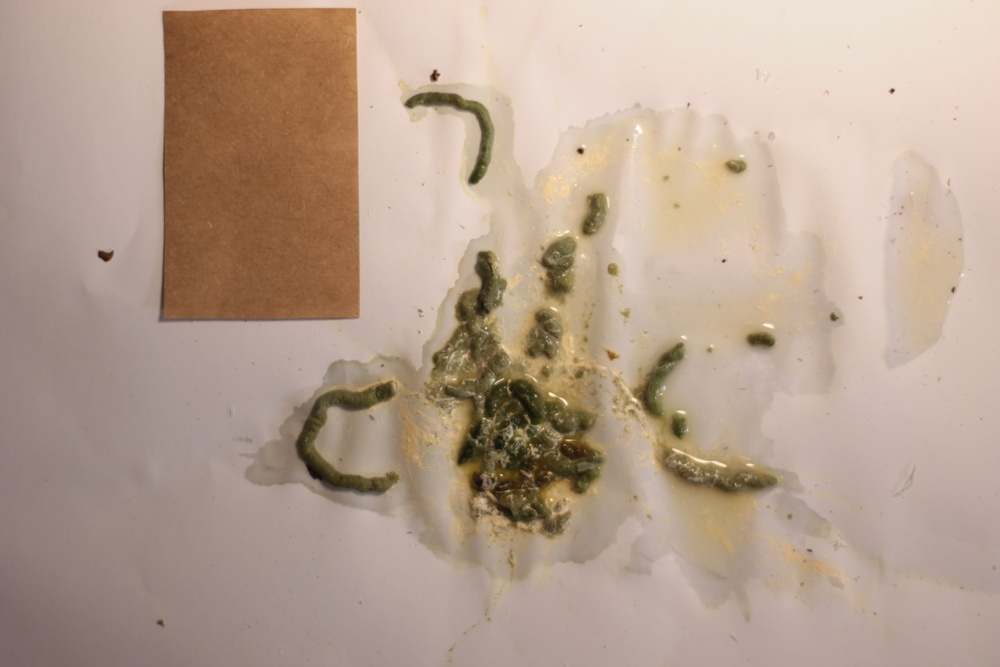
#> input picture img-db/IMG_8777.JPG, 1000 x 667 px, shrunk from 4272 x 2848 before the run, found by its file name
$ jupyter execute --allow-errors first-notebook.ipynb
#> lines starting #> are read from the running program, lines starting #| are printed output that depends on the picture; after the words box and inside, x2 and y2 are one past the last pixel; in counts of white or black regions, pixels touching at a corner belong together; long printed decimals are rounded
[cell 1]
# RRM nUSP 6516211
# SCC5830 (2022/1)
# Final Project = Morphological characterization of bird droppings using img. proc. techniques

# #Objectives:
# a) total area, area of solid green phase, area of the white on liquid phase;
# b) presence and intensity of red (indicative of blood);
# c) presence of 'dots' from undigested food on the solid phase;
# d) nº of segments of the solid part;

# #Overview of steps:
# * remove background
# * (a) from not bg isolate ref rectangle and count its pixels
# * (a,d) isolate all poop and normalize
#   - count its pixels
#   - spread/texture measurement (diarhea measurement)
#   - overall parameter to directly compare with other images:
#       . hist 95% confidence distances
#       . Haralick or bag of features 95% confid distances
#       . fourier 95% confid distances
# * from all poop isolate green poop:
#   - (a) count its pixels
#   - (d) spread/texture measurement
#   - (b) redish histogram
#   - (c) histogram
# * from all poop isolate white and yellowish histogram

# #Overview of development
# I started developing the code before the lessons of segmentation, so I've ended developing an alternative way to image segmentation.
# This alternative way is poor in performance and will be changed, but I've decided to keep in this partial step for documentation.
# The first step was to explore the image to gain insights on how to segment using the information of color, since the intuitive human perception probably use this info in this case.
# Channels of RGB and HSV spaces were observed.
# Two functions called 'white_limiar' and 'color_limiar' where created to segment the background and the reference card, respectivelly.
# From the image with the segmented reference card of a known size, the conversion factor mm²/pixel was calculated.
# It appears to be reasonable to assume a constant factor for the image because the image is plain (constant focal distance for the entire frame).
# A low pass filter was used to try to segment the reference card, but it was not sucessful
# The green and red histograms were also explored.

#> (a cell that did not finish here is left out)

[cell 3]
import numpy as np
import imageio
import matplotlib as mpl, matplotlib.pyplot as plt
#import matplotlib as mpl

[cell 4]
# [4 lines of commented-out code are left out]

[cell 5]
# Read input
#img_in = (imageio.imread("sample-imgs/sample-photo1-crop.jpg")).astype(np.uint8)
img_in = (imageio.imread("img-db/IMG_8777.JPG")).astype(np.uint8)
#> img_in is the input picture: shape (667, 1000, 3); mean R, G, B 182.4, 160, 143.7
ref_size = 86 * 55 #[mm]

[cell 6]
print(img_in.shape, np.min(img_in), np.max(img_in))
#| (667, 1000, 3) 2 255
#plt.figure(figsize=(5,8))
plt.imshow(img_in)
plt.figure(figsize=(15,5))
plt.subplot(131); plt.imshow(img_in[:,:,0], cmap='gray')
plt.subplot(132); plt.imshow(img_in[:,:,1], cmap='gray')
plt.subplot(133); plt.imshow(img_in[:,:,2], cmap='gray')

[cell 7]
img_hsv = mpl.colors.rgb_to_hsv(img_in)
#> img_hsv: shape (667, 1000, 3) float32; mean of channels 0, 1, 2 0.1, 0.2, 182.4
plt.figure(figsize=(15,5))
plt.subplot(131); plt.imshow(img_hsv[:,:,0], cmap='hsv'); plt.colorbar()
plt.subplot(132); plt.imshow(img_hsv[:,:,1], cmap='gray'); plt.colorbar(); plt.title("Saturation")
plt.subplot(133); plt.imshow(img_hsv[:,:,2], cmap='gray'); plt.colorbar(); plt.title("Value")

[cell 8]
def img_norm(im, high=255):  # Normalize and coerce to uint8
    im_low = im-np.min(im)  # Shift the low value to 0
    im_norm = (im_low*high/np.max(im_low)).astype(np.uint8)  # Adjust the range to a maximum of 255
    return im_norm

[cell 9]
c1 = 0.7
c2 = 80
condition = (img_hsv[:,:,1] > c1) & ((img_hsv[:,:,2] < c2) | (img_hsv[:,:,2] > 200))
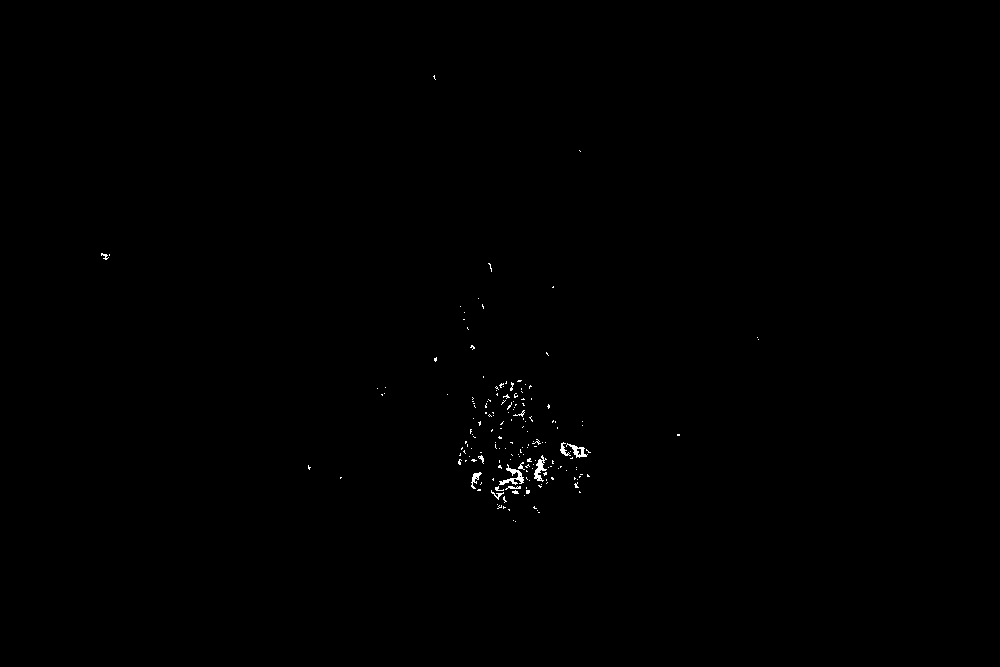
#> condition: shape (667, 1000) bool; 0.21% white in thin lines or dots, all inside (x1, y1, x2, y2) = (101, 75, 759, 522)
idx_filter = np.where(condition)
#> idx_filter = 1423 positions, rows 75 to 521, columns 101 to 758

img_temp = (255*np.ones(img_in.shape).astype(np.uint8))
img_temp[idx_filter] = img_in[idx_filter]
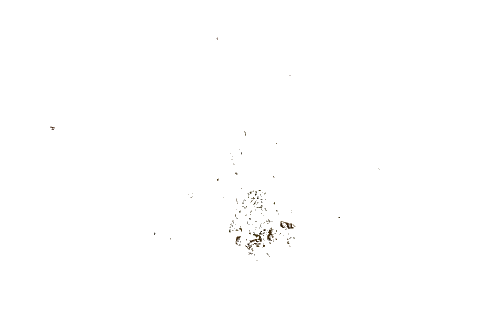
#> img_temp: shape (667, 1000, 3) (shown at 1/2 size); mean R, G, B 254.6, 254.5, 254.5
#img_temp = img_norm(img_temp)
plt.figure(figsize=(6,15))
plt.imshow(img_temp)#[:,:,2], cmap='gray');# plt.colorbar()
#imageio.imsave("sel2.jpg",img_temp)

[cell 10]
def limiar_search(img_ipt, t0=120, print_t=False):  # Otsu segmentation
#> called with t0 = 120, print_t = False
    search_t = True
    t = t0  # inital threshold
    while search_t:
        g1 = img_ipt[img_ipt > t]
        g2 = img_ipt[img_ipt <= t]

        mu1 = g1.mean()
        mu2 = g2.mean()

        t_old = t
        t = 0.5*(mu1+mu2)

        if abs(t-t_old) < 0.5:
            search_t = False
#> this loop made 8 passes
#> (mu1, mu2, t_old, t) on passes 2 to 8: (179.7, 105.3, 135.8, 142.5), (182.8, 112.8, 142.5, 147.8), (184.7, 116.6, 147.8, 150.7), (185.8, 118.8, 150.7, 152.3), (186.6, 120.3, 152.3, 153.5), (187.1, 121.3, 153.5, 154.2), (187.4, 121.8, 154.2, 154.6)

    img_out = np.zeros(img_ipt.shape)
    img_out[img_ipt > t] = 255
    if print_t:
        print(t)

    return img_out.astype(np.uint8)

[cell 11]
plt.imshow(limiar_search(img_in[:,:,0]*0.299 + img_in[:,:,1]*0.587 + img_in[:,:,2]*0.114), cmap='gray'); plt.colorbar()

[cell 12]
plt.imshow(limiar_search(img_norm(img_hsv[:,:,1]), print_t=True), cmap='gray'); plt.colorbar()
#> the loop in limiar_search (call 2), `while search_t:` made 4 passes
#> (mu1, mu2, t_old, t, search_t) on pass 4: (141.9, 39.03, 90.92, 90.45, False)
#| 90.451

[cell 13]
def limiar_range(img_ipt, t, ranget):
#> called with t = 130, ranget = 30
    img_out = np.zeros(img_ipt.shape)
#> img_out: shape (667, 1000) float64; every value is 0
    img_out[(img_ipt > t - ranget) & (img_ipt < t + ranget)] = 255
#> img_out: shape (667, 1000) float64; 12.8% white; 247 white regions (206 under 20 px), largest, box (x1, y1, x2, y2) and area: (162, 8, 360, 319) 46901, (423, 236, 605, 542) 22530, (629, 343, 777, 539) 6590

    return img_out

[cell 14]
plt.imshow(limiar_range(img_norm(img_hsv[:,:,1]), 130, 30), cmap='gray'); plt.colorbar()

[cell 15]
pixel_to_area = ref_size/np.sum(limiar_range(img_norm(img_hsv[:,:,1]), 130, 30) > 250)
#> pixel_to_area = 0.0556

[cell 16]
"{:.2} [mm/pixel]".format(pixel_to_area)
#> Out = '0.056 [mm/pixel]'

[cell 17]
def color_limiar(img, color, threshold=0.05):
    # ''''
    # Funcion to apply limiarization for a given color and threshold/tolerance value
    # * Color: must be a tuple with rgb values of the desired color selector
    # * Threshold is the fracion of hue spectrum to filter
    # ''''

#> called with color = (181, 101, 29), threshold = 0.03
    c = mpl.colors.rgb_to_hsv(color)[0]

    img_hsv = mpl.colors.rgb_to_hsv(img)
    condition = np.logical_and(img_hsv[:,:,0] < c + threshold/2,
                             img_hsv[:,:,0] > c - threshold/2)
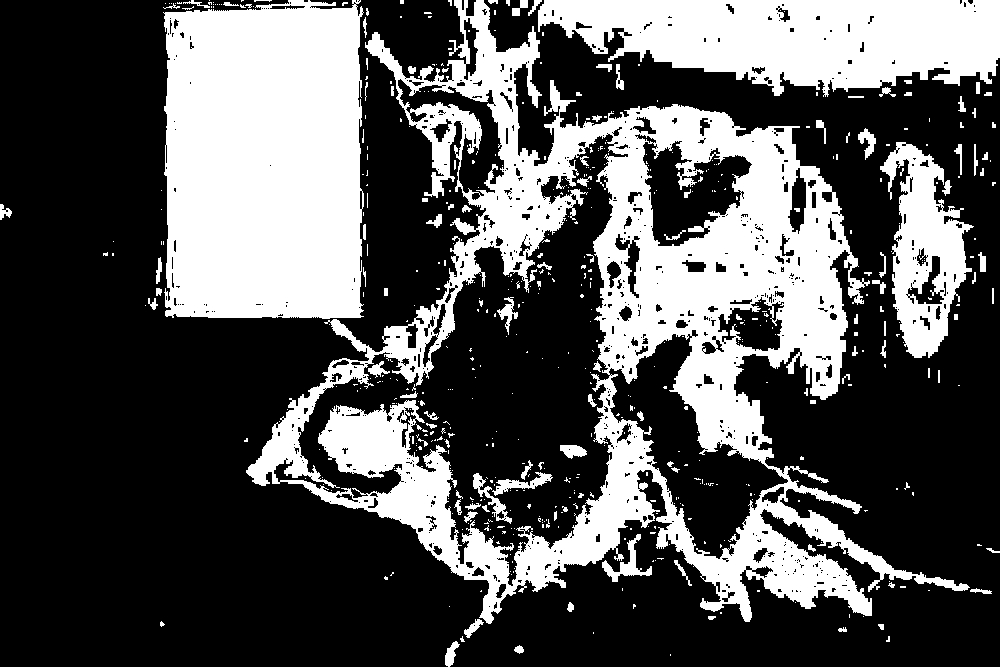
#> condition: shape (667, 1000) bool; 33.5% white; 563 white regions (451 under 20 px), largest, box (x1, y1, x2, y2) and area: (246, 0, 970, 624) 113130, (163, 0, 364, 319) 59927, (538, 0, 1000, 97) 31317
    idx_filter = np.where(condition)
#> idx_filter = 223555 positions, rows 0 to 666, columns 0 to 999

    img_out = np.zeros(img.shape).astype(np.uint8)
    img_out[idx_filter] = img[idx_filter]
#> img_out: shape (667, 1000, 3)

    return img_out

[cell 18]
plt.imshow(color_limiar(img_in, (181,101,29), 0.03))

[cell 19]
def white_limiar(img, whitelvl, threshold=0.05):
    # ''''
    # Funcion to apply limiarization for white color and threshold/tolerance value
    # * Whitelvl: float from 0 to 1 expressing the level of white to filter
    # * Threshold is the fracion of white spectrum to filter
    # ''''

#> called with whitelvl = 0.8, threshold = 0.4
    c = whitelvl

    img_float = img.astype(float)/255
    condition0 = (img_float[:,:,0] < c + threshold/2) & (img_float[:,:,0] > c - threshold/2)
#> condition0: shape (667, 1000) bool; 79.6% white; 401 black regions (352 under 20 px), largest, box (x1, y1, x2, y2) and area: (157, 10, 359, 323) 44595, (0, 262, 261, 667) 43587, (424, 251, 606, 539) 22236
    condition1 = (img_float[:,:,1] < c + threshold/2) & (img_float[:,:,1] > c - threshold/2)
#> condition1: shape (667, 1000) bool; 62.3% white; 313 black regions (272 under 20 px), largest, box (x1, y1, x2, y2) and area: (0, 0, 638, 667) 231102, (612, 342, 797, 524) 8782, (404, 91, 494, 185) 2054
    condition2 = (img_float[:,:,2] < c + threshold/2) & (img_float[:,:,2] > c - threshold/2)
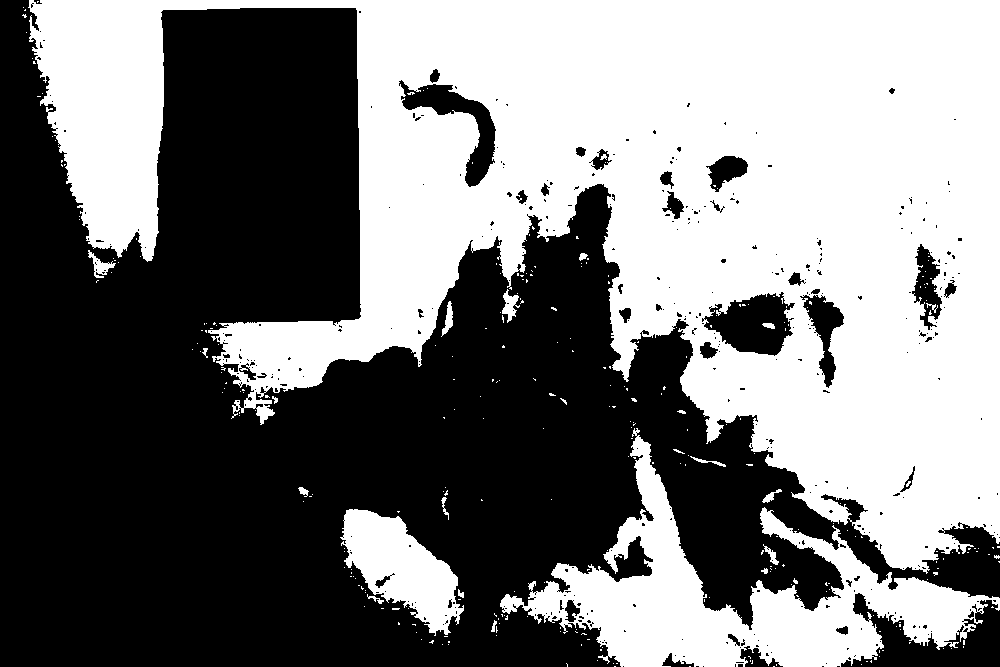
#> condition2: shape (667, 1000) bool; 48.1% white; 302 white regions (279 under 20 px), largest, box (x1, y1, x2, y2) and area: (28, 0, 1000, 574) 275384, (500, 428, 1000, 667) 35322, (340, 509, 464, 636) 7943
    condition = condition0 & condition1 & condition2
#> condition: shape (667, 1000) bool; 48.1% white; 301 white regions (278 under 20 px), largest, box (x1, y1, x2, y2) and area: (28, 0, 1000, 574) 275347, (500, 428, 1000, 667) 35322, (340, 509, 464, 636) 7943
    idx_filter = np.where(condition)
#> idx_filter = 321053 positions, rows 0 to 666, columns 22 to 999

    img_out = np.zeros(img.shape).astype(np.uint8)
    img_out[idx_filter] = img[idx_filter]

    return img_out

[cell 20]
img_nobk = img_in - white_limiar(img_in, 0.8, 0.4)
plt.imshow(img_nobk)

[cell 21]
sqr_img = limiar_search(color_limiar(img_nobk, (181,101,29), 0.05)[:,:,1])
#> sqr_img: shape (667, 1000); 22.4% white; 570 white regions (488 under 20 px), largest, box (x1, y1, x2, y2) and area: (244, 207, 1000, 667) 69551, (144, 8, 361, 326) 61479, (702, 292, 795, 356) 3129
plt.imshow(sqr_img, cmap='gray')

[cell 22]
# Fourier transform of input image
spec_freq_0 = np.fft.fft2(sqr_img, s=sqr_img.shape)
spec_freq_c = np.fft.fftshift(spec_freq_0)
spec_freq_log = np.log(spec_freq_c)
plt.imshow(spec_freq_log.real, cmap="gray")
plt.colorbar()
spec_freq_log.real.shape, np.max(spec_freq_log.real), np.min(spec_freq_log.real)
#> Out = ((667, 1000), 17.45, 2.93)

[cell 23]
# Pad the filter so it has the same size as input image
size = 40
p = np.ones((size,size)).astype(np.uint8)

sizein = 3
pin = np.zeros((sizein,sizein)).astype(np.uint8)

centerp = int(size/2 - sizein/2)
p[:sizein,:sizein] = pin
p = np.roll(p, (centerp, centerp), axis=(0,1))

centerx = int(img_in[:,:,0].shape[0]/2 - size/2)
centery = int(img_in[:,:,0].shape[1]/2 - size/2)

p_pad = np.zeros(img_in[:,:,0].shape)
p_pad[:p.shape[0],:p.shape[0]] = p
p_pad = np.roll(p_pad, (centerx, centery), axis=(0,1))
print(p_pad.shape, np.max(p_pad), np.min(p_pad))
#| (667, 1000) 1.0 0.0
plt.imshow(p_pad, cmap="gray"); plt.colorbar()

[cell 24]
spec_new = np.multiply(p_pad, spec_freq_log)
#> p_pad: shape (667, 1000) float64; values 0 (black) and 1 (white), 0.24% white; 1 white region, box (x1, y1, x2, y2) and area: (480, 313, 520, 353) 1591
#plt.imshow(spec_new.real, cmap="gray")
#plt.colorbar()
#spec_new.shape, np.max(spec_new), np.min(spec_new)

[cell 25]
nspec_freq_c = np.exp(spec_new)
nspec_freq_0 = np.fft.ifftshift(nspec_freq_c)
img_out = img_norm(np.fft.ifft2(nspec_freq_0).real,255)
#> call 4 of img_norm, with high = 255
#> in img_norm (call 4), `im_low = im-np.min(im)`:
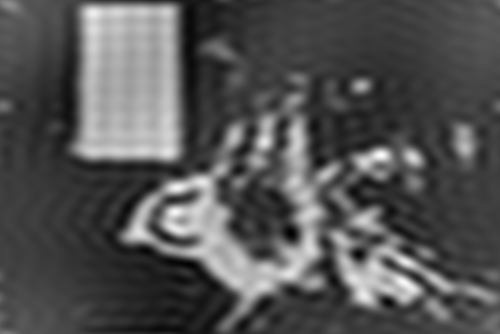
#> im_low: shape (667, 1000) float64 (shown at 1/2 size); min 0, max 419.9, mean 137.9; drawn with min black and max white
plt.subplot(121); plt.imshow(img_out, cmap="gray")
plt.subplot(122); plt.imshow(limiar_search(img_out), cmap="gray")
#plt.colorbar()
img_out.shape, np.max(img_out), np.min(img_out)
#> Out = ((667, 1000), 255, 0)
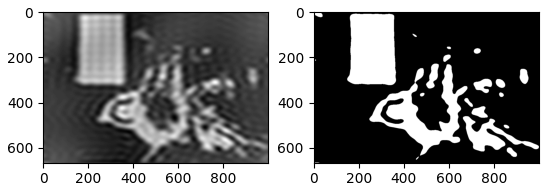
#> figure drawn by matplotlib, 2 panels

[cell 26]
infos = np.where(img_nobk > 0, True, False)
card = np.where(color_limiar(img_in, (181,101,29), 0.03) > 0, True, False)
poop = infos & np.logical_not(card)
#> poop: shape (667, 1000, 3) bool; 35.1% white; 751 white regions (657 under 20 px), largest, box (x1, y1, x2, y2) and area: (0, 0, 788, 667) 208840, (841, 600, 1000, 667) 4984, (904, 522, 1000, 598) 3401
img_poop = np.zeros(img_nobk.shape)
img_poop[poop] = img_nobk[poop]
plt.imshow(img_norm(img_poop))
imageio.imsave("sel.jpg",img_norm(img_poop))

[cell 27]
img_poop_r = img_temp[:,:,0]
img_poop_g = img_temp[:,:,1]

hist_r = np.histogram(img_poop_r[(img_poop_r > 5) & (img_poop_r < 250)], bins=64)
hist_g = np.histogram(img_poop_g[(img_poop_g > 5) & (img_poop_g < 250)], bins=64)

plt.figure(figsize=(15,5))
plt.bar(hist_r[1][:-1]-0.2,hist_r[0], 0.4, color='red')
plt.bar(hist_g[1][:-1]+0.2,hist_g[0], 0.4, color='green')
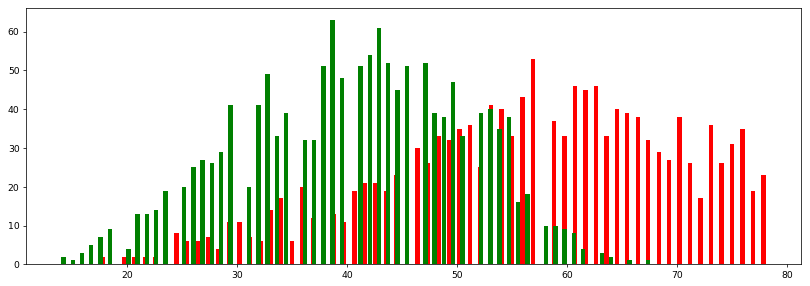
#> figure drawn by matplotlib, 1 panel; tallest bar 53 high, from x = 56.68 to 57.08; tallest bar 63 high, from x = 38.47 to 38.87

$ run again, with sample-imgs/sample-photo1-crop.jpg copied over img-db/IMG_8777.JPG
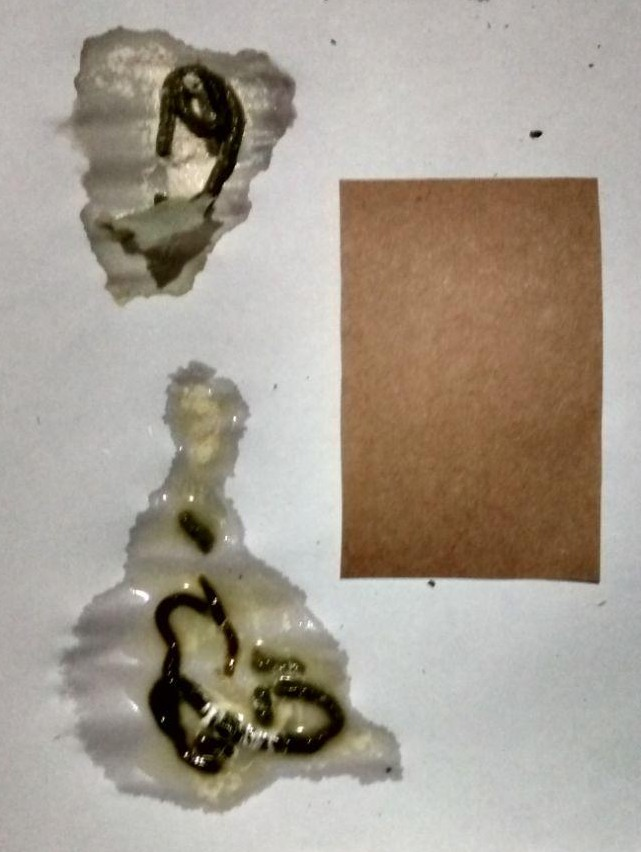
#> input picture sample-imgs/sample-photo1-crop.jpg, 641 x 852 px, found by its file name
#> img_in is the input picture: shape (852, 641, 3); mean R, G, B 165.5, 156.5, 144.3
#| (852, 641, 3) 0 255
#> `condition = (img_hsv[:,:,1] > c1) & ((img_hsv[:,:,2] < c2) | (img_hsv[..`:
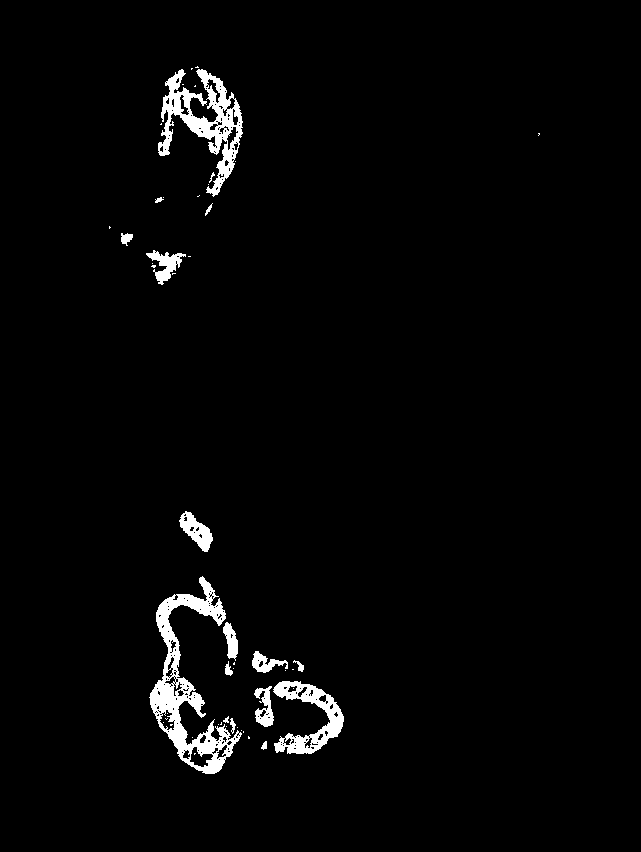
#> condition: shape (852, 641) bool; 2.5% white; 50 white regions (33 under 20 px), largest, box (x1, y1, x2, y2) and area: (149, 576, 242, 774) 4981, (158, 69, 243, 197) 3669, (273, 681, 344, 754) 2024
#> `idx_filter = np.where(condition)`: idx_filter = 13552 positions, rows 66 to 773, columns 109 to 539
#> the loop in limiar_search, `while search_t:` made 5 passes
#> (mu1, mu2, t_old, t) on passes 2 to 5: (185.7, 98.36, 133.5, 142), (188.4, 102.3, 142, 145.3), (189.1, 103.5, 145.3, 146.3), (189.3, 103.7, 146.3, 146.5)
#> the loop in limiar_search (call 2), `while search_t:` made 4 passes
#> (mu1, mu2, t_old, t, search_t) on pass 4: (137.7, 14.1, 76.27, 75.88, False)
#| 75.878
#> pixel_to_area = 0.0462
#> `"{:.2} [mm/pixel]".format(pixel_to_area)`: Out = '0.046 [mm/pixel]'
#> in color_limiar, `idx_filter = np.where(condition)`: idx_filter = 175821 positions, rows 0 to 851, columns 0 to 640
#> condition0: shape (852, 641) bool; 67.1% white; 207 black regions (174 under 20 px), largest, box (x1, y1, x2, y2) and area: (340, 177, 603, 585) 79916, (56, 361, 402, 812) 60865, (59, 26, 297, 305) 36229
#> condition1: shape (852, 641) bool; 61.7% white; 58 black regions (51 under 20 px), largest, box (x1, y1, x2, y2) and area: (339, 177, 603, 587) 104647, (54, 361, 402, 812) 65742, (56, 25, 297, 305) 38547
#> condition2: shape (852, 641) bool; 59.7% white; 39 black regions (30 under 20 px), largest, box (x1, y1, x2, y2) and area: (339, 174, 603, 587) 105035, (52, 361, 402, 813) 72611, (54, 25, 297, 307) 42333
#> in white_limiar, `idx_filter = np.where(condition)`: idx_filter = 325701 positions, rows 0 to 851, columns 0 to 640
#> sqr_img: shape (852, 641); 22.6% white; 190 white regions (143 under 20 px), largest, box (x1, y1, x2, y2) and area: (339, 176, 603, 584) 104775, (64, 576, 156, 711) 3889, (54, 80, 130, 223) 3488
#> `spec_freq_log.real.shape, np.max(spec_freq_log.real), np.min(spec_freq..`: Out = ((852, 641), 17.27, 2.55)
#| (852, 641) 1.0 0.0
#> p_pad: shape (852, 641) float64; values 0 (black) and 1 (white), 0.29% white; 1 white region, box (x1, y1, x2, y2) and area: (300, 406, 340, 446) 1591
#> `img_out.shape, np.max(img_out), np.min(img_out)`: Out = ((852, 641), 255, 0)
#> im_norm: shape (852, 641, 3)
#> `[cell 27] img_poop_r = img_temp[:,:,0] img_poop_g = img_temp[:,:,1]  h..`:
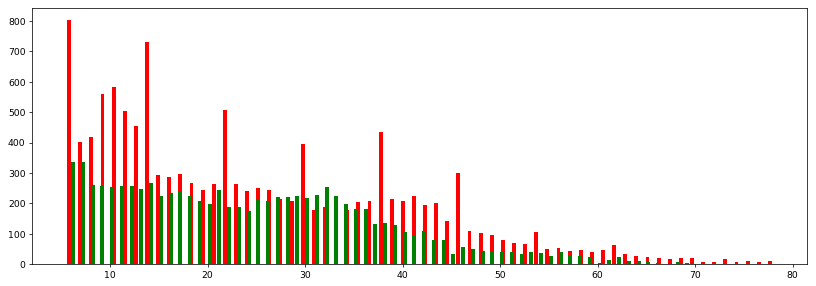
#> figure drawn by matplotlib, 1 panel; tallest bar 803 high, from x = 5.6 to 6; tallest bar 337 high, from x = 7 to 7.4
